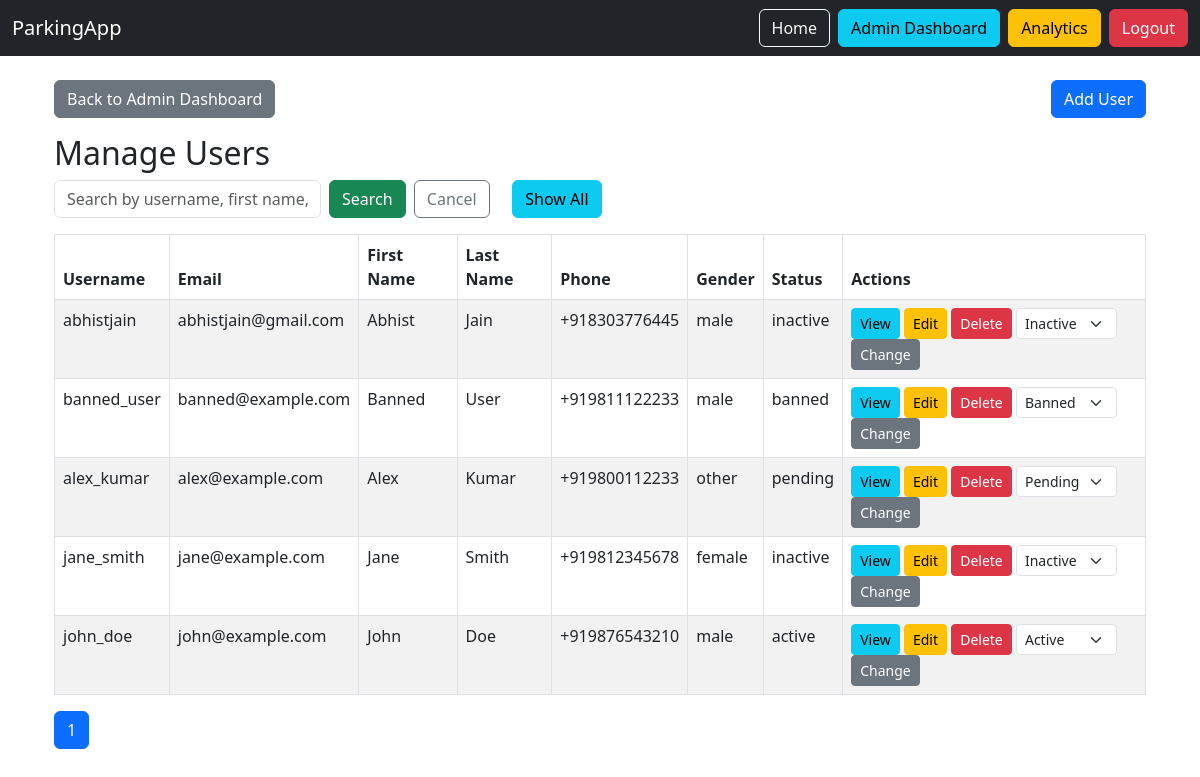
/admin/users (signed in), run on an earlier commit of the app's database.
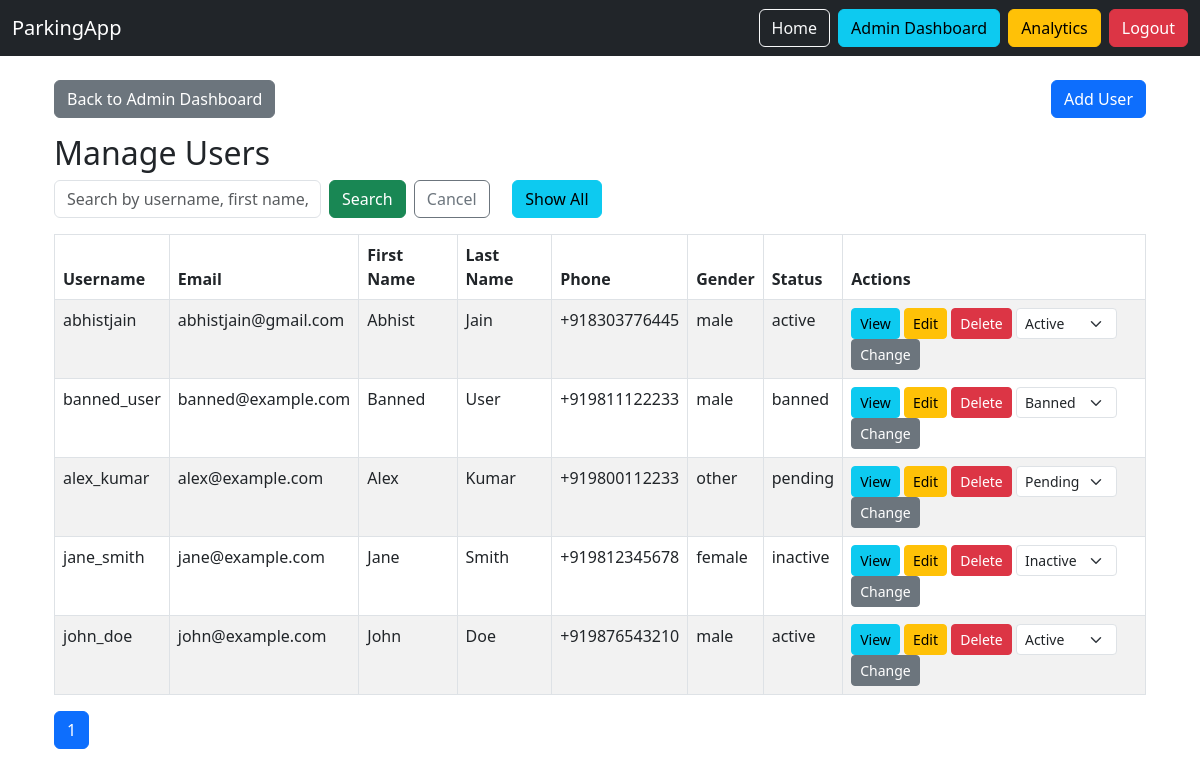
And on a later commit of the database.
### app/models/user.py (models this page shows, shortened)
class User(BaseModel):
    __tablename__ = "users"
    username = db.Column(db.String(80), unique=True, nullable=False, index=True)
    email = db.Column(db.String(150), unique=True, nullable=False, index=True)
    phone = db.Column(db.String(20), nullable=False, unique=True)
    password_hash = db.Column(db.String(200), nullable=False)
    first_name = db.Column(db.String(50), nullable=False)
    last_name = db.Column(db.String(50), nullable=False)
    gender = db.Column(db.Enum(GenderEnum), nullable=False, default=GenderEnum.OTHER)
    status = db.Column(db.Enum(UserStatus), default=UserStatus.PENDING, nullable=False)
    user_roles = db.relationship('UserRole', back_populates='user', cascade='all, delete-orphan')
    reservations = db.relationship('Reservation', back_populates='user')

### app/routes/admin.py (the view, shortened to what this page needs)
@admin_bp.route('/users')
@require_permission(PermissionType.MANAGE_USERS.value)
@refresh_db_session
def manage_users():
    page = request.args.get('page', 1, type=int)
    search = request.args.get('search', '', type=str)
    show_all = request.args.get('show_all', 0, type=int)
    query = User.query.filter(User.username != 'admin')
    if show_all:
        users = query.order_by(User.created_at.desc()).paginate(page=1, per_page=10000, error_out=False)
    else:
        users = query.order_by(User.created_at.desc()).paginate(page=page, per_page=20, error_out=False)
    return render_template('admin/users/manage.html', users=users)

### app/routes/admin.py (called while the page is built)
def refresh_db_session(func):
    @wraps(func)
    def wrapper(*args, **kwargs):
        db.session.expire_all()  # clears SQLAlchemy cache
        return func(*args, **kwargs)
    return wrapper

### app/templates/admin/users/manage.html (shortened to what this page needs)
{% extends 'base.html' %}
{% block content %}
<div class="container mt-4">
  <div class="d-flex justify-content-between align-items-center mb-3">
    <a href="{{ url_for('admin.admin_dashboard') }}" class="btn btn-secondary">Back to Admin Dashboard</a>
    <a href="{{ url_for('auth.signup') }}" class="btn btn-primary">Add User</a>
  </div>
  <h2>Manage Users</h2>
  <form class="row g-2 mb-3" method="get" action="{{ url_for('admin.manage_users') }}">
    <div class="col-md-3">
      <input type="text" class="form-control" name="search" placeholder="Search by username, first name, last name, email" value="{{ request.args.get('search', '') }}">
    </div>
    <div class="col-md-2">
      <button type="submit" class="btn btn-success">Search</button>
      <a href="{{ url_for('admin.manage_users') }}" class="btn btn-outline-secondary ms-1">Cancel</a>
    </div>
    <div class="col-md-2">
      <a href="{{ url_for('admin.manage_users', show_all=1) }}" class="btn btn-info">Show All</a>
    </div>
  </form>
  <table class="table table-bordered table-striped">
    <thead>
      <tr>
        <th>Username</th>
        <th>Email</th>
        <th>First Name</th>
        <th>Last Name</th>
        <th>Phone</th>
        <th>Gender</th>
        <th>Status</th>
        <th>Actions</th>
      </tr>
    </thead>
    <tbody>
      {% for user in users.items %}
      <tr>
        <td>{{ user.username }}</td>
        <td>{{ user.email }}</td>
        <td>{{ user.first_name }}</td>
        <td>{{ user.last_name }}</td>
        <td>{{ user.phone }}</td>
        <td>{{ user.gender.value if user.gender else '' }}</td>
        <td>{{ user.status.value if user.status else '' }}</td>
        <td>
          <a href="{{ url_for('admin.view_user_details', user_id=user.id) }}" class="btn btn-info btn-sm">View</a>
          <a href="{{ url_for('admin.edit_user', user_id=user.id) }}" class="btn btn-warning btn-sm">Edit</a>
          <form action="{{ url_for('admin.delete_user', user_id=user.id) }}" method="post" style="display:inline;" onsubmit="return confirm('Are you sure you want to delete this user?');">
            <button type="submit" class="btn btn-danger btn-sm">Delete</button>
          </form>
          <form action="{{ url_for('admin.change_user_status', user_id=user.id) }}" method="post" style="display:inline;">
            <select name="new_status" class="form-select form-select-sm d-inline w-auto align-middle">
              {% for status in ['active', 'inactive', 'pending', 'banned'] %}
              <option value="{{ status }}" {% if user.status.value == status %}selected{% endif %}>{{ status.title() }}</option>
              {% endfor %}
            </select>
            <button type="submit" class="btn btn-secondary btn-sm align-middle">Change</button>
          </form>
        </td>
      </tr>
      {% endfor %}
    </tbody>
  </table>
  <nav>
    <ul class="pagination">
      {% for page_num in users.iter_pages() %}
        {% if page_num %}
          <li class="page-item {% if users.page == page_num %}active{% endif %}"><a class="page-link" href="{{ url_for('admin.manage_users', page=page_num, search=request.args.get('search', '')) }}">{{ page_num }}</a></li>
        {% else %}
          <li class="page-item disabled"><span class="page-link">…</span></li>
        {% endif %}
      {% endfor %}
    </ul>
  </nav>
</div>
{% endblock %}

### app/templates/base.html (shortened to what this page needs)
<!DOCTYPE html>
<html lang="en">
<head>
  <link href="https://cdn.jsdelivr.net/npm/bootstrap@5.3.0/dist/css/bootstrap.min.css" rel="stylesheet">
</head>
<body>
<nav class="navbar navbar-expand-lg navbar-dark bg-dark">
  <div class="container-fluid">
    <a class="navbar-brand" href="{{ url_for('main.index') }}">ParkingApp</a>
    <div class="collapse navbar-collapse" id="navbarNav">
      <ul class="navbar-nav ms-auto">
        <li class="nav-item">
          <a class="btn btn-outline-light me-2" href="{{ url_for('main.index') }}">Home</a>
        </li>
        {% if session.get('user_id') and session.get('user_role') == 'admin' %}
          <li class="nav-item">
            <a class="btn btn-info me-2" href="{{ url_for('admin.admin_dashboard') }}">Admin Dashboard</a>
          </li>
          <li class="nav-item">
            <a class="btn btn-warning me-2" href="{{ url_for('admin.admin_charts') }}">Analytics</a>
          </li>
        {% elif session.get('user_id') and session.get('user_role') == 'user' %}
          <li class="nav-item">
            <a class="btn btn-secondary me-2" href="{{ url_for('user.user_dashboard') }}">User Dashboard</a>
          </li>
        {% endif %}
        {% if not session.get('user_id') %}
          <li class="nav-item">
            <a class="btn btn-primary me-2" href="{{ url_for('auth.login') }}">Login</a>
          </li>
          <li class="nav-item">
            <a class="btn btn-success" href="{{ url_for('auth.signup') }}">Sign Up</a>
          </li>
        {% else %}
          <li class="nav-item">
            <a class="btn btn-danger" href="{{ url_for('auth.logout') }}">Logout</a>
          </li>
        {% endif %}
      </ul>
    </div>
  </div>
</nav>
<div class="container mt-3">
  {% block content %}{% endblock %}
</div>
</body>
</html>

What changed in the data, as far as the page shows it:
changed User "abhistjain": status "inactive" → "active"; new_status "Inactive" → "Active"
